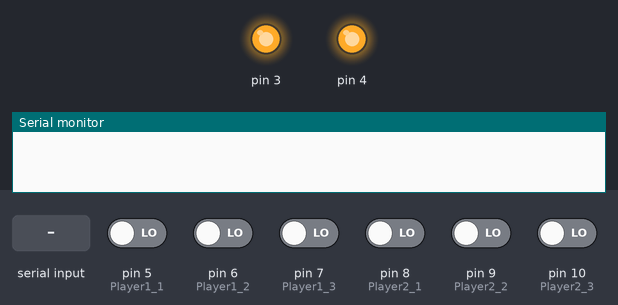
A sketch run on a simulated Arduino Uno, built with avr-gcc and run on an emulated ATmega328P. Parts: output pins drawn as LEDs (lit = HIGH), the last lines printed to the serial monitor. Inputs (shaded band) come from the test bench; at power-on: pin 5 (Player1_1), pin 6 (Player1_2), pin 7 (Player1_3), pin 8 (Player2_1), pin 9 (Player2_2), pin 10 (Player2_3) LOW. Random numbers use the default seed unless the sketch sets one; pins used as bus, display or sensor lines are not drawn.

Above: at 1.2 s.
1.3 s: "S" received over Serial
At 1.9 s:
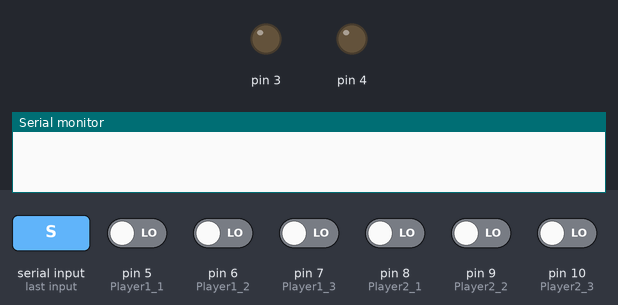
7.0 s: pin 5 (Player1_1) driven HIGH
At 9.4 s:
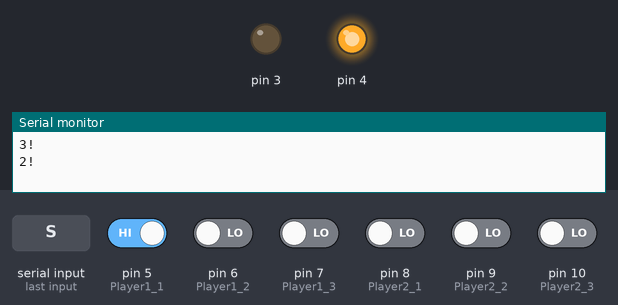
10.5 s: pin 9 (Player2_2) driven HIGH
At 11.85 s:
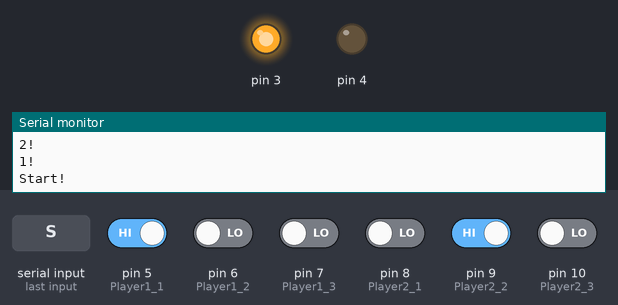
14.1 s: pin 9 (Player2_2) driven LOW
Timing chart, 0 to 34.8 s (numbered marks = the images above; inputs shaded):
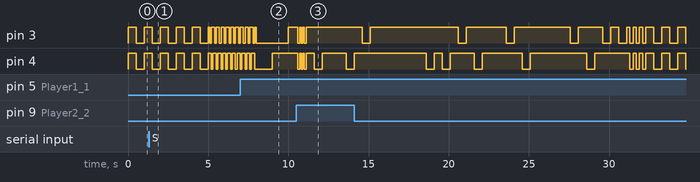

The sketch:

MoleGame.ino
```cpp
const int numLEDs = 3; // Number of LEDs (adjust as needed)
int molePositions[numLEDs]; // Array to store mole positions
int check_correct = 0; // check to press correct

unsigned long startTime;
int molePosition;
int firstpin = 2;
int Button_Var = 0;

//set up for fun
int delay_for_play = 500;
int rounds = 20;

//Player 1
int Player1_1 = 5;
int Player1_2 = 6;
int Player1_3 = 7;

int B_Player1_1 = 0;
int B_Player1_2 = 0;
int B_Player1_3 = 0;

int press1 = 0;
int score1 = 0; // Player's score1

//Player 2
int Player2_1 = 8;
int Player2_2 = 9;
int Player2_3 = 10;

int B_Player2_1 = 0;
int B_Player2_2 = 0;
int B_Player2_3 = 0;

int press2 = 0;
int score2 = 0; // Player's score2


void setup() {
  Serial.begin(9600);
  randomSeed(analogRead(0)); // Seed the random number generator
  pinMode(firstpin,OUTPUT);
  pinMode(3,OUTPUT);
  pinMode(4,OUTPUT);
  pinMode(Player1_1, INPUT);
  pinMode(Player1_2, INPUT);
  pinMode(Player1_3, INPUT);
  pinMode(Player2_1, INPUT);
  pinMode(Player2_2, INPUT);
  pinMode(Player2_3, INPUT);
}


void loop() {
  digitalWrite(2,HIGH);
  digitalWrite(3,HIGH);
  digitalWrite(4,HIGH);
  // if (Serial.available()) {
    char receivedChar = Serial.read();
    if(receivedChar == 'S'){
      Serial.println("3!");
      digitalWrite(2,LOW);
      digitalWrite(3,LOW);
      digitalWrite(4,LOW);
      delay(1000);
      Serial.println("2!");
      digitalWrite(2,LOW);
      digitalWrite(3,LOW);
      digitalWrite(4,HIGH);
      delay(1000);
      Serial.println("1!");
      digitalWrite(2,LOW);
      digitalWrite(3,HIGH);
      digitalWrite(4,HIGH);
      delay(500);
      Serial.println("Start!");
      digitalWrite(2,HIGH);
      digitalWrite(3,HIGH);
      digitalWrite(4,HIGH);
      delay(100);
      digitalWrite(2,LOW);
      digitalWrite(3,LOW);
      digitalWrite(4,LOW);
      delay(100);
      digitalWrite(2,HIGH);
      digitalWrite(3,HIGH);
      digitalWrite(4,HIGH);
      delay(100);
      digitalWrite(2,LOW);
      digitalWrite(3,LOW);
      digitalWrite(4,LOW);
      delay(100);
      digitalWrite(2,HIGH);
      digitalWrite(3,HIGH);
      digitalWrite(4,HIGH);
      delay(100);
      digitalWrite(2,LOW);
      digitalWrite(3,LOW);
      digitalWrite(4,LOW);
      delay(100);
      for(int i = 0; i<rounds;i++){
        digitalWrite(2,HIGH);
        digitalWrite(3,HIGH);
        digitalWrite(4,HIGH);
        delay(500);
        molePosition = random(numLEDs); // Randomly select a mole position
        displayMole(molePosition); // Display the mole
        startTime = millis(); // Record the start time for key input
        while (millis() - startTime < delay_for_play) {
          B_Player1_1 = digitalRead(Player1_1);
          B_Player1_2 = digitalRead(Player1_2);
          B_Player1_3 = digitalRead(Player1_3);

          B_Player2_1 = digitalRead(Player2_1);
          B_Player2_2 = digitalRead(Player2_2);
          B_Player2_3 = digitalRead(Player2_3);

          if (check_correct == 0){
            if (B_Player1_1 != 0 & press1 == 0){
              Button_Var = 1;
              check_correct = check_correctz(1, Button_Var, molePosition);
              press1 = 1;
            }else if (B_Player1_2 != 0 & press1 == 0){
              Button_Var = 2;
              check_correct = check_correctz(1, Button_Var, molePosition);
              press1 = 1;
            }else if (B_Player1_3 != 0 & press1 == 0){
              Button_Var = 3;
              check_correct = check_correctz(1, Button_Var, molePosition);
              press1 = 1;
            }else if (B_Player2_1 != 0 & press2 == 0){
              Button_Var = 1;
              check_correct = check_correctz(2, Button_Var, molePosition);
              press2 = 1;
            }else if (B_Player2_2 != 0 & press2 == 0){
              Button_Var = 2;
              check_correct = check_correctz(2, Button_Var, molePosition);
              press2 = 1;
            }else if (B_Player2_3 != 0 & press2 == 0){
              Button_Var = 3;
              check_correct = check_correctz(2, Button_Var, molePosition);
              press2 = 1;
            }
          }
        }
        clearData(); // Clear the data for the next round
      }
      digitalWrite(2,HIGH);
      digitalWrite(3,HIGH);
      digitalWrite(4,HIGH);
      delay(200);
      digitalWrite(2,LOW);
      digitalWrite(3,LOW);
      digitalWrite(4,LOW);
      delay(200);
      digitalWrite(2,HIGH);
      digitalWrite(3,HIGH);
      digitalWrite(4,HIGH);
      delay(200);
      digitalWrite(2,LOW);
      digitalWrite(3,LOW);
      digitalWrite(4,LOW);
      delay(200);
      digitalWrite(2,HIGH);
      digitalWrite(3,HIGH);
      digitalWrite(4,HIGH);
      delay(200);
      digitalWrite(2,LOW);
      digitalWrite(3,LOW);
      digitalWrite(4,LOW);
      delay(200);

      //Show score and winner
      Serial.println(String(score1) + ":" + String(score2));
      if (score1 > score2){
        Serial.println("Player1 Win!");
      }else if (score1 < score2){
        Serial.println("Player2 Win!");
      }else {
        Serial.println("Draw!");
      }
      resetGame();
    }
  // }
  else{
    for(int j = 0 ;j<5;j++){
      digitalWrite(2,HIGH);
      digitalWrite(3,HIGH);
      digitalWrite(4,HIGH);
      delay(500);
      digitalWrite(2,LOW);
      digitalWrite(3,LOW);
      digitalWrite(4,LOW);
      delay(500);
    }
    for(int j = 0 ;j<10;j++){
      digitalWrite(2,LOW);
      digitalWrite(3,HIGH);
      digitalWrite(4,HIGH);
      delay(100);
      digitalWrite(2,HIGH);
      digitalWrite(3,LOW);
      digitalWrite(4,HIGH);
      delay(100);
      digitalWrite(2,HIGH);
      digitalWrite(3,HIGH);
      digitalWrite(4,LOW);
      delay(100);
    }

  }
}

void displayMole(int position) {
  digitalWrite(2+position,LOW);
}

void clearData() {
  B_Player1_1 = 0;
  B_Player1_2 = 0;
  B_Player1_3 = 0;
  B_Player2_1 = 0;
  B_Player2_2 = 0;
  B_Player2_3 = 0;
  check_correct = 0;
  Button_Var = 0;
  press1 = 0;
  press2 = 0;
}


int checkGuess1(int guess, int molePosition) {

  if (guess == molePosition) {
    score1++;
    Serial.println("Whacked! Player1 Score: " + String(score1));
    digitalWrite(firstpin+molePosition-1,HIGH);
    return 1;
  }
  return 0;
}

int checkGuess2(int guess, int molePosition) {
  if (guess == molePosition) {
    score2++;
    Serial.println("Whacked! Player2 Score: " + String(score2));
    digitalWrite(firstpin+molePosition-1,HIGH);
    return 1;
  }
  return 0;
}

int check_correctz (int num_player, int Button_Var, int molePosition){
  if (num_player == 1){
    return checkGuess1(Button_Var, molePosition+1);
  }else if (num_player == 2){
    return checkGuess2(Button_Var, molePosition+1);
  }
  return 0;
}

void resetGame() {
  score1 = 0;
  score2 = 0;
  check_correct = 0;
  digitalWrite(2,HIGH);
  digitalWrite(3,HIGH);
  digitalWrite(4,HIGH);
  B_Player1_1 = 0;
  B_Player1_2 = 0;
  B_Player1_3 = 0;
  B_Player2_1 = 0;
  B_Player2_2 = 0;
  B_Player2_3 = 0;
  Button_Var = 0;
}
```
